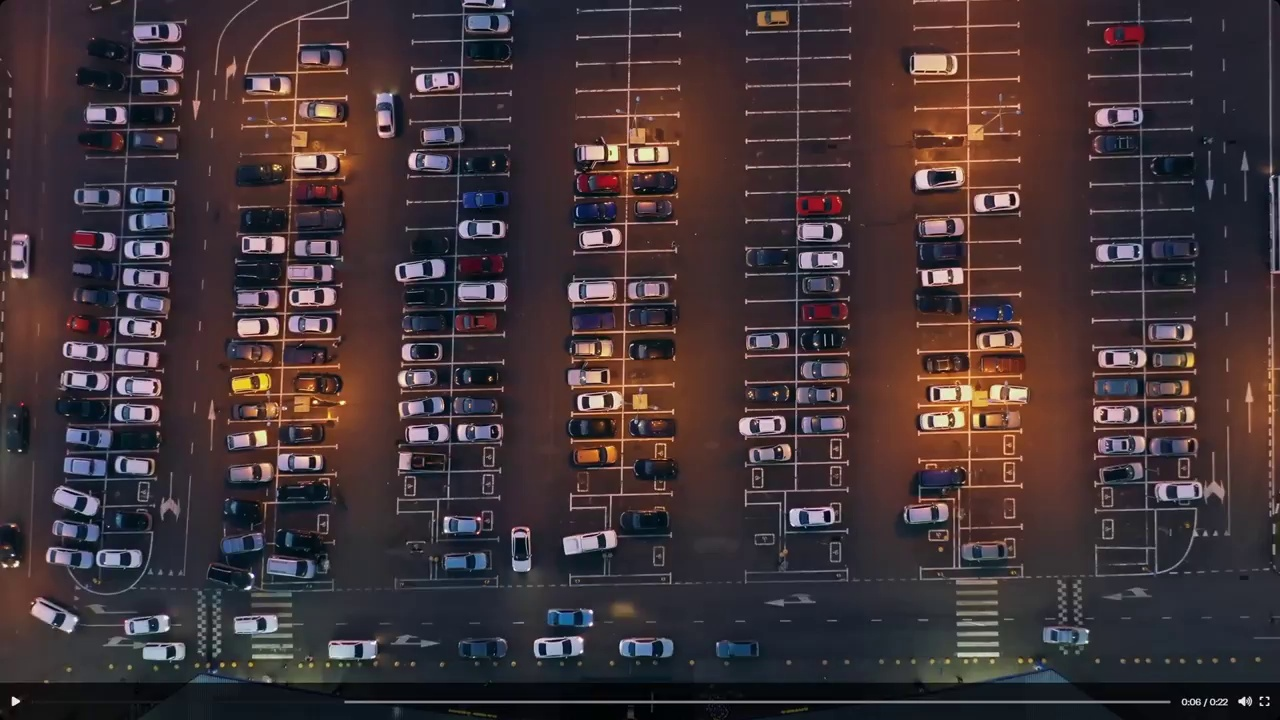
#> input picture parking_image3.jpg, 1280 x 720 px
$ python Mouse.py
#> lines starting #> are read from the running program, lines starting #| are printed output that depends on the picture; after the words box and inside, x2 and y2 are one past the last pixel; in counts of white or black regions, pixels touching at a corner belong together
import cv2
import pickle

IMAGE_PATH = 'parking_image3.jpg'
OUTPUT_FILE = 'ParkingPos3.pickle'

# กำหนดขนาดของช่องจอดรถ
WIDTH = 40 # ความกว้าง
HEIGHT = 20 # ความสูง

try:
    with open(OUTPUT_FILE, 'rb') as f:
#> (reads ParkingPos3.pickle from the repository)
        posList = pickle.load(f)
except FileNotFoundError:
    posList = []

def mouseClick(event, x, y, flags, params):
    global posList

    # คลิกซ้าย: วางกรอบ
    if event == cv2.EVENT_LBUTTONDOWN:
        x_min, y_min = x, y
        x_max, y_max = x + WIDTH, y + HEIGHT

        posList.append((x_min, y_min, x_max, y_max))
        print(f"Added spot. Total: {len(posList)}")

    # คลิกขวา: ลบกรอบที่เมาส์ชี้อยู่
    elif event == cv2.EVENT_RBUTTONDOWN:
        for i, pos in enumerate(posList):
            x1, y1, x2, y2 = pos
            # เช็คว่าตำแหน่งเมาส์ที่คลิกขวา อยู่ในพื้นที่กรอบไหน
            if x1 < x < x2 and y1 < y < y2:
                posList.pop(i)
                print(f"Removed spot. Total: {len(posList)}")
                break

# ลูปแสดงผล
while True:
    img = cv2.imread(IMAGE_PATH)
#> img is the input picture: shape (720, 1280, 3); mean B, G, R 55.4, 51.9, 66.3
    if img is None:
        print("Error: Could not load image. เช็คชื่อไฟล์รูปภาพอีกครั้ง")
        break

    # วาดกรอบที่มีอยู่ทั้งหมด
    for pos in posList:
        cv2.rectangle(img, (pos[0], pos[1]), (pos[2], pos[3]), (255, 0, 255), 2)
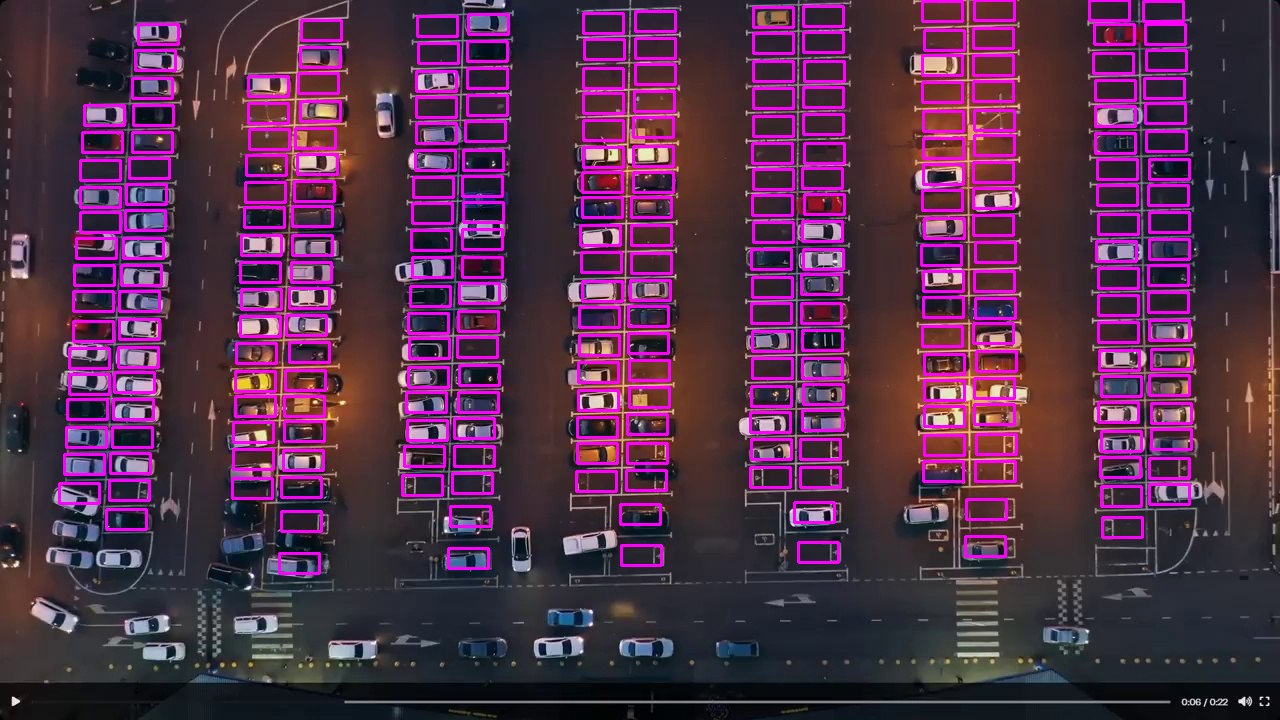
#> img: shape (720, 1280, 3); 10.07% of pixels changed, all inside (x1, y1, x2, y2) = (58, 0, 1193, 575)

    cv2.imshow("Image ROI Selector", img)
    cv2.setMouseCallback("Image ROI Selector", mouseClick)

    key = cv2.waitKey(1)
#> (key q is pressed here)
    if key & 0xFF == ord('s'): # กด s เพื่อเซฟ
        with open(OUTPUT_FILE, 'wb') as f:
            pickle.dump(posList, f)
        print(f"--- Saved {len(posList)} spots to {OUTPUT_FILE} ---")
    elif key & 0xFF == ord('q'): # กด q เพื่อออก
        break

cv2.destroyAllWindows()
